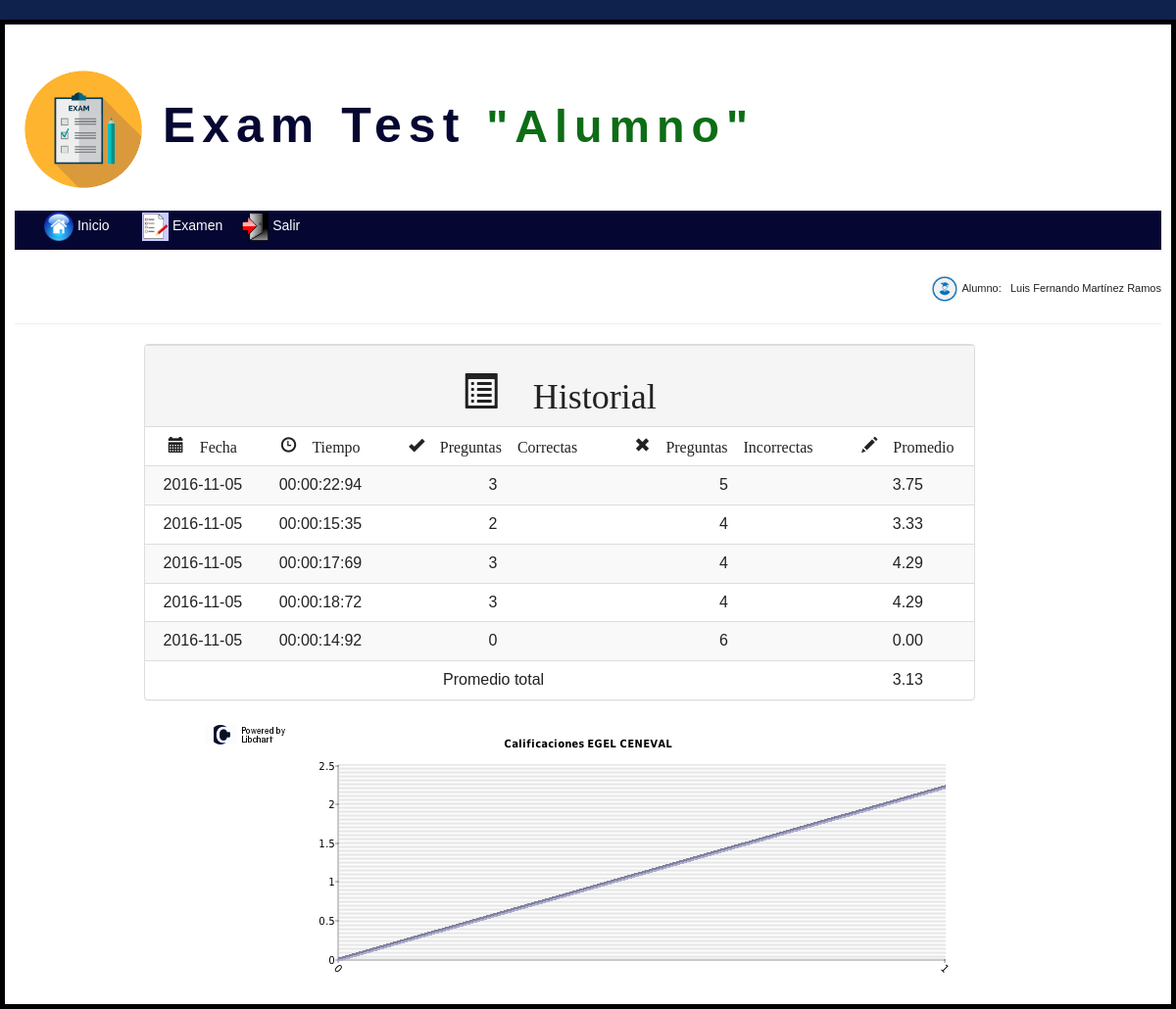
Screenshot of /Historial.php (signed in) with the database file from the repository.
### tables this page shows
CREATE TABLE `historial` (
  `IdHistorial` int(11) NOT NULL,
  `Fecha` varchar(30) NOT NULL,
  `Correctas` int(11) NOT NULL,
  `Incorrectas` int(11) NOT NULL,
  `Promedio` double NOT NULL,
  `IdAlumno` int(11) NOT NULL,
  `Cronometro` varchar(20) NOT NULL
);

### libraries/MostarHistorial.php (the view, shortened to what this page needs)
<?php
    $link=mysqli_connect("localhost","root","");
    mysqli_select_db($link,"examen");
    $idalum=intval($_SESSION['tipo']);
    $result=mysqli_query($link,"SELECT Fecha, Correctas, Incorrectas, Promedio, Cronometro FROM Historial where IdAlumno=$idalum");
    if($result)
    {
    	 echo '<div class="table-responsive"><table class="table table-striped table-hover">';
    	 echo '
		        <tr>
		            <th class="active text-center" scope="col" colspan="5"><h1><strong class="glyphicon glyphicon-list-alt" >  Historial </strong></h1> </th>
		        </tr>';
        echo '
        <tr>
            <th  class="col-btns text-center glyphicon glyphicon-calendar"> Fecha</th>
            <th  class="col-btns text-center glyphicon glyphicon-time"> Tiempo</th>
            <th  class="col-btns text-center glyphicon glyphicon-ok"> Preguntas Correctas</th>
            <th  class="col-btns text-center glyphicon glyphicon-remove"> Preguntas Incorrectas</th>
            <th  class="col-btns text-center glyphicon glyphicon-pencil"> Promedio</th>
        </tr>';
        	$suma=0;
        	$total=0;
    	 while ($row=$result->fetch_assoc()){
    	 	$total=$total+1;
    	 	echo '
		        <tr>
            <td  class="tam-btn text-center">'.$row['Fecha'].'</td>
            <td  class="tam-btn text-center">'.$row['Cronometro'].'</td>
            <td  class="tam-btn text-center">'.$row['Correctas'].'</td>
            <td  class="tam-btn text-center">'.$row['Incorrectas'].'</td>';
            $temp=$row['Promedio'];
            $suma=$temp+$suma;
            $temp= number_format($temp,2);
echo 	    '<td  class="tam-btn text-center">'.$temp.'</td>
        </tr>';
    	 }
    	 $prom=$suma / $total;
    	 $prom= number_format($prom,2);
    	 echo '
		        <tr>
            <td colspan="4" class="tam-btn text-center">Promedio total</td>
            <td colspan="1" class="tam-btn text-center">'.$prom.'</td>
        </tr>';
    	  echo '</table>
            </div>';
    }
?>

### css/estilos.css (style rules this page uses)
table .tam-btn { padding-right: 0px; }

### style.css (style rules this page uses)
* { margin: 0; padding: 0; }
body { background: #0F224E; font-family: Tahoma, Arial, Helvetica, sans-serif; font-size: 11px; line-height: 22px; color: #222; }

### rows the page displays
historial: Fecha "2016-11-05", Cronometro "00:00:22:94", Correctas "3", Incorrectas "5", Promedio "3.75"
historial: Fecha "2016-11-05", Cronometro "00:00:15:35", Correctas "2", Incorrectas "4", Promedio "3.33"
historial: Fecha "2016-11-05", Cronometro "00:00:17:69", Correctas "3", Incorrectas "4", Promedio "4.29"
historial: Fecha "2016-11-05", Cronometro "00:00:18:72", Correctas "3", Incorrectas "4", Promedio "4.29"
historial: Fecha "2016-11-05", Cronometro "00:00:14:92", Correctas "0", Incorrectas "6", Promedio "0.00"

### other values shown
$_SESSION['Nombre'] "Luis Fernando Martínez Ramos"
$prom "3.13"
